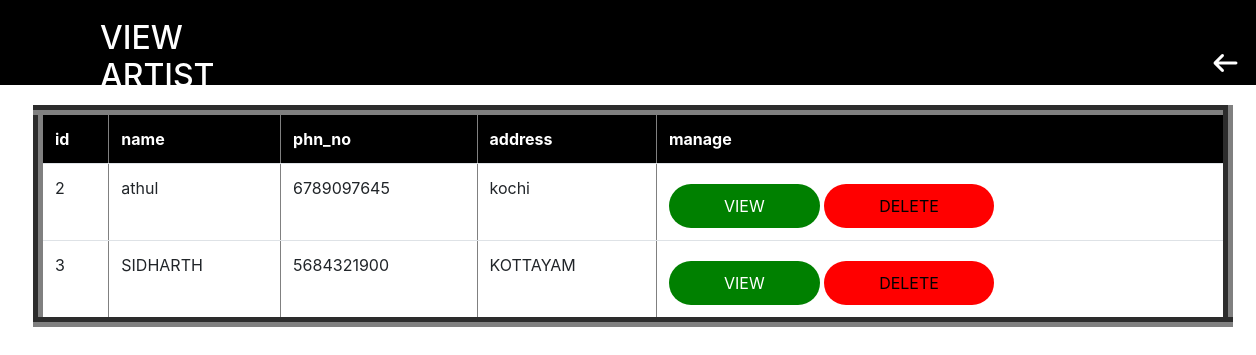
/view_artist, run on the app's committed database.
### app3/models.py (models this page shows)
class artworker(models.Model):
    name=models.CharField(max_length=20)
    phn_no=models.IntegerField()
    address=models.TextField(max_length=20)
    username=models.CharField(max_length=20)
    password=models.CharField(max_length=20)
    image=models.ImageField()
    id_proof=models.ImageField()

### app3/views.py (the view)
# urls.py: path('view_artist',views.view_artist,name='view_artist'),
def view_artist(re):
    data=artworker.objects.all()
    return render(re,'viewartist.html',{'data':data})

### template/viewartist.html (shortened to what this page needs)
<!DOCTYPE html>
<html lang="en">
<head>
          <link rel="stylesheet" href="https://cdn.jsdelivr.net/npm/bootstrap@4.6.2/dist/css/bootstrap.min.css">
       <link rel="stylesheet" href="https://cdnjs.cloudflare.com/ajax/libs/font-awesome/7.0.0/css/all.min.css">
</head>
<body>
<div id="d1" class="container-fluid text-white ">
    <ul style="display:flex; list-style:none;">
        <li><h2>VIEW ARTIST</h2></li>
         <li style="margin-left:1000px;"> <a href="admin_page"><button id="b4"><i class="fas fa-arrow-left"></i></button></a>
    </ul>
    </div>
<div class="container">
 <table border="10" id="t" class="table table-hover">
     <tr id="t1">
         <th>id</th>
        <th>name</th>
        <th>phn_no</th>
         <th>address</th>
         <th>manage</th>
    </tr>
{% for i in data %}
    <tr>
        <td>{{i.pk}}</td>
    <td>{{i.name}}</td>
       <td>{{i.phn_no}}</td>
        <td>{{i.address}}</td>
        <td><a href="{% url 'adminview_art_profile' i.id %}"><button id="b1">view</button></a>
        <a href="delete_artist/{{i.id}}"><button id="b2">delete</button></a></td>
    </tr>
    {% endfor %}
</table>
</div>
</body>
</html>

### template/viewartist.html (style rules this page uses)
#d1 { background-color:#000000; height:85px; padding-top:19px; padding-left:60px; display:flex; }
#t1 { background-color:black; color:white; }
#t { width:1200px; margin-top:20px; margin-left:-40px; }
#b1 { margin-top: 8px; border: none; text-transform: uppercase; display: inline-block; padding: 10px 55px; background-color: green; color: white; border-radius: 45px; -webkit-transition: all 0.3s; transition: all 0.3s; border: none; }
#b2 { margin-top: 8px; border: none; text-transform: uppercase; display: inline-block; padding: 10px 55px; background-color: red; color: black; border-radius: 45px; -webkit-transition: all 0.3s; transition: all 0.3s; border: none; }
#b4 { margin-left:-10px; height: 40px; border-radius: 22px; background:transparent; border: none; font-size: 24px; color: #fff; font-weight: bold; margin-top: 25px; }

### data on the page
artworker: pk "2", name "athul", phn_no "6789097645", address "kochi"
artworker: pk "3", name "SIDHARTH", phn_no "5684321900", address "KOTTAYAM"
